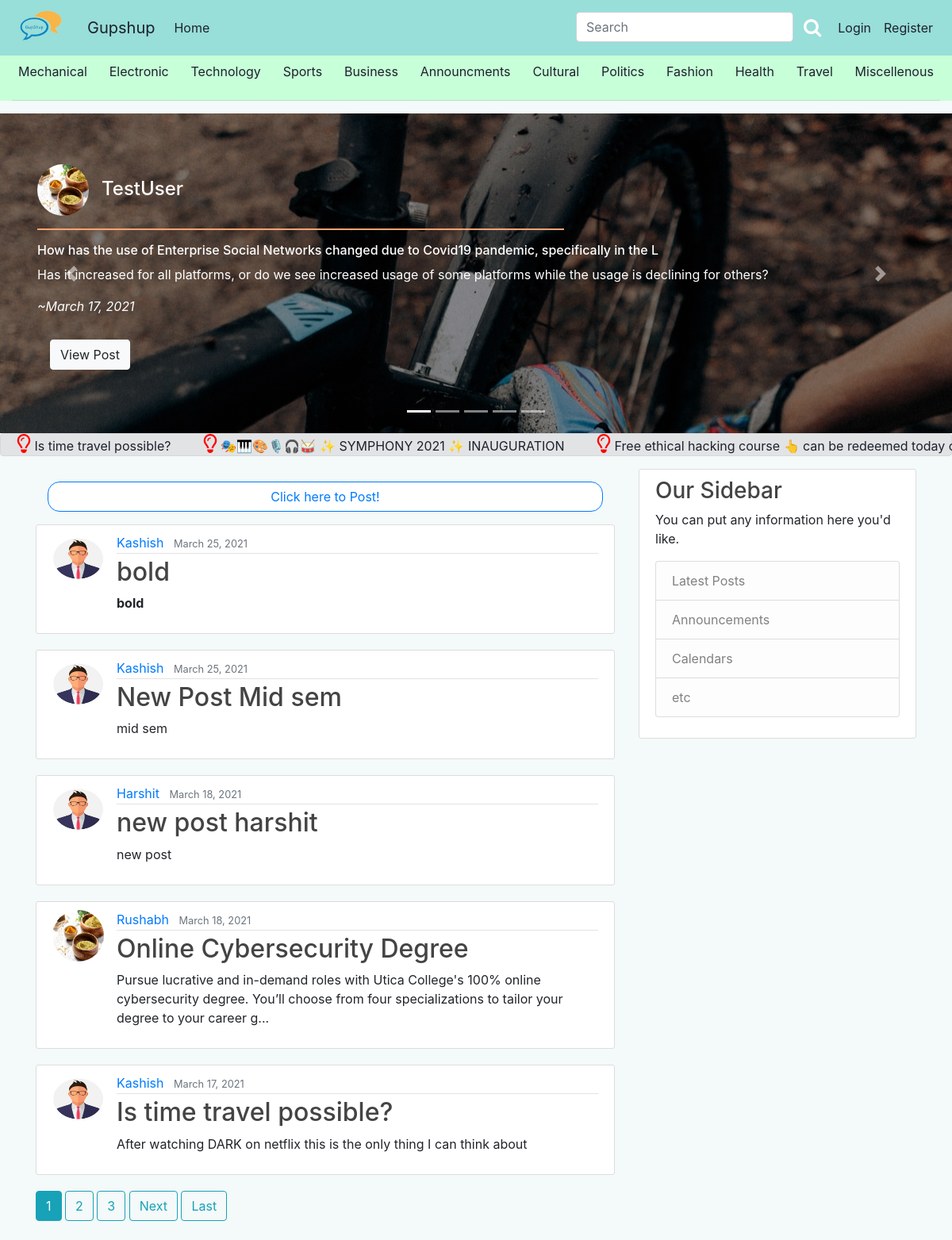
The app's page /, older data.
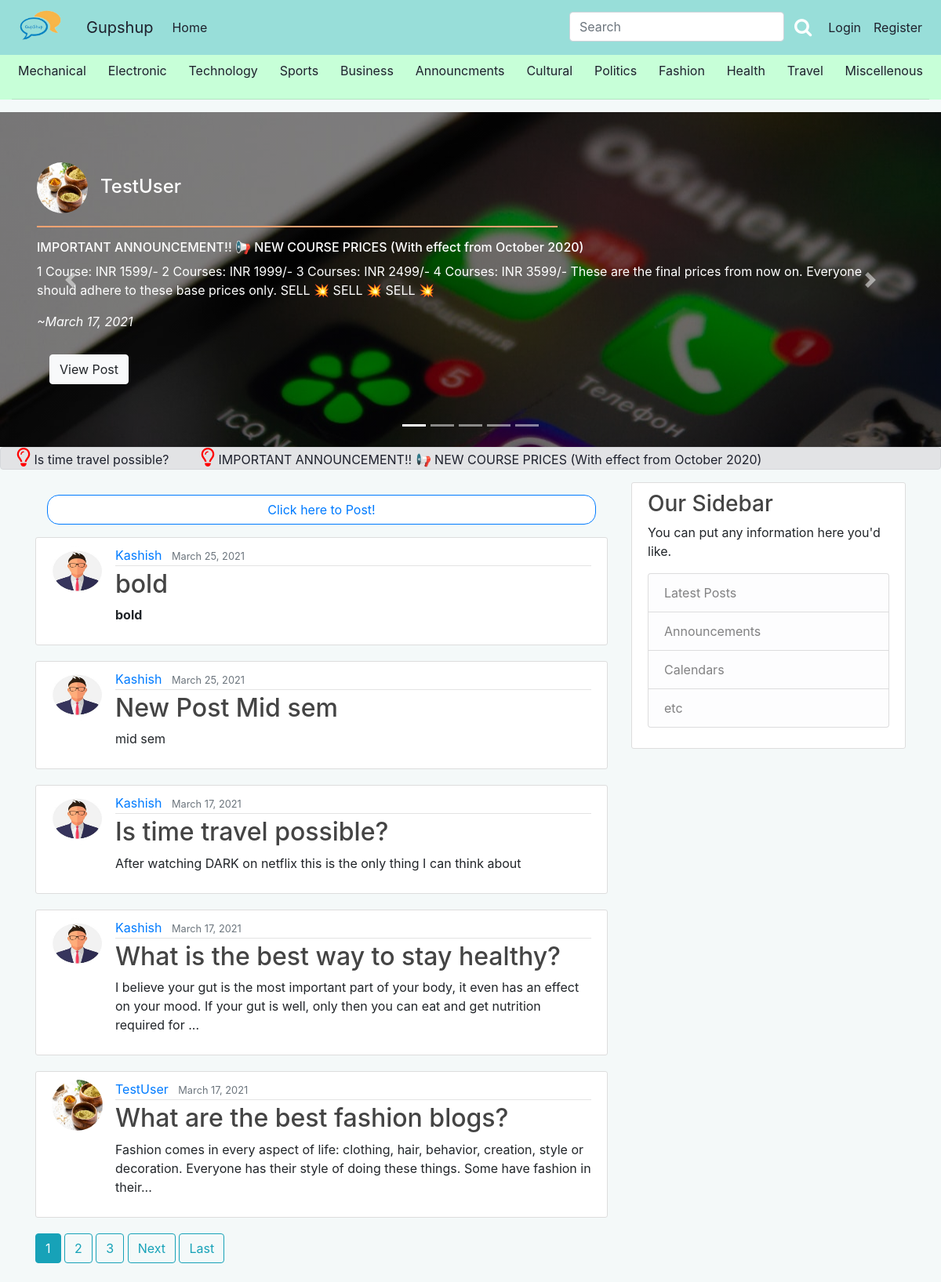
The same page, newer data.
### blog/models.py (models this page shows, shortened)
class Post(models.Model):
    title = models.CharField(max_length=100)
    content = models.TextField()
    date_posted = models.DateTimeField(default=timezone.now)
    author = models.ForeignKey(User, on_delete=models.CASCADE)
    category = models.CharField(
        max_length=20,
        choices=Category_choices,
        default='Miscellenous'
    )
    upvote = models.ManyToManyField(User, related_name='upvote')
    downvote = models.ManyToManyField(User, related_name='downvote')
    bookmark = models.ManyToManyField(User, related_name='bookmark')

### users/models.py (models this page shows, shortened)
class Profile(models.Model):
	user = models.OneToOneField(User, on_delete=models.CASCADE)
	image = models.ImageField(default='default.jpg',upload_to='profile_pics')

### blog/views.py (the view)
# urls.py: path('', PostListView.as_view(), name='blog-home'),
class PostListView(ListView):
    model = Post
    template_name = 'blog/home.html'
    context_object_name = 'posts'
    ordering = ['-date_posted']
    paginate_by = 5
    def get_context_data(self, **kwargs):
        top3 = Post.objects.annotate(
            q_count=Count('upvote')).order_by('-q_count')[:5]
        context = super(PostListView, self).get_context_data(**kwargs)
        context['posts'] = Post.objects.all()
        context['tops'] = top3
        context['announcments'] = Post.objects.filter(category='Announcments')
        p = Paginator(Post.objects.select_related().all().order_by(
            '-date_posted'), self.paginate_by)
        context['posts'] = p.page(context['page_obj'].number)
        return context

### blog/templates/blog/home.html (shortened to what the changed rows need)
{% extends "blog/base.html" %}
{%block carousel%}
{% load crispy_forms_tags%}
{% load static %}
<div class="container-fluid px-0 ">
	<div id="carouselExampleIndicators" class="carousel slide" data-ride="carousel">
		<div class="carousel-inner mt-0 py-0">
		  <div class="carousel-item active">
			{% if tops.4.category == "Business"%}
		  <div class="jumbotron " style="background-image: linear-gradient(to bottom, rgba(0,0,0,0.4) 0%,rgba(0,0,0,0.4) 100%),url({%static 'blog/business_banner.jpg'%}); border-radius: 0; margin-bottom: 0px; ">
		{% elif  tops.4.category == "Electronic" %}
			<div class="jumbotron " style="background-image: linear-gradient(to bottom, rgba(0,0,0,0.4) 0%,rgba(0,0,0,0.4) 100%),url({%static 'blog/electronic_banner.jpg'%}); border-radius: 0; margin-bottom: 0px; ">
		{% elif  tops.4.category == "Mechanical" %}
			<div class="jumbotron " style="background-image: linear-gradient(to bottom, rgba(0,0,0,0.4) 0%,rgba(0,0,0,0.4) 100%),url({%static 'blog/machine_banner.jpg'%}); border-radius: 0; margin-bottom: 0px; ">
		{% elif  tops.4.category == "Sports" %}
			<div class="jumbotron " style="background-image: linear-gradient(to bottom, rgba(0,0,0,0.4) 0%,rgba(0,0,0,0.4) 100%),url({%static 'blog/sports_banner.jpg'%}); border-radius: 0; margin-bottom: 0px; ">
		{% elif  tops.4.category == "Technology" %}
			<div class="jumbotron " style="background-image: linear-gradient(to bottom, rgba(0,0,0,0.4) 0%,rgba(0,0,0,0.4) 100%),url({%static 'blog/tech_banner.jpg'%}); border-radius: 0; margin-bottom: 0px; ">
		{% else %}
			<div class="jumbotron " style="background-image: linear-gradient(to bottom, rgba(0,0,0,0.4) 0%,rgba(0,0,0,0.4) 100%),url({%static 'blog/misc_banner.jpg'%}); border-radius: 0; margin-bottom: 0px; ">
		{% endif %}
      	<div class="container py-0 mb-0">
				<strong><h4 style="color: #FFFF;"><img class="rounded-circle article-img "src = {{tops.0.author.profile.image.url}}>{{tops.0.author}}</h4></strong>
				<h6 class="mb-2" style="color: white;"><hr style=" border-top: 2px solid #ffa372; width: 60%; margin-left: 0px; ;"/>
					{{tops.0.title}}</h6>
				<p  style="color: #FFF;">{{tops.0.content| safe}}</p>
				<i style="color: #FFF;">~{{tops.0.date_posted|date:"F d, Y"}}</i>
		  <p class="lead px-3">
			  <br>
		    <a class="btn btn-light " href="{% url 'post-detail' tops.0.id %}" role="button">View Post</a>
		  </p>
	  </div>
    </div>
    </div>
</div>
	  </div>
</div>
<div class="container-fluid px-0 mx-0 my-0 py-0 mb-3">
	<div class="alert alert-secondary my-0 py-0 " role="alert">
  <marquee  class="my-0 py-0"><p class="my-0 py-0" style="font-family: Impact; font-size: 15pt ">
  <div  style="white-space: nowrap">
  {% for post in announcments|slice:"::-1"%}
  	<i class="fa fa-lightbulb-o" style="font-size:24px; color:red;"></i>
			    <span ><a href="{% url 'post-detail' post.id %}" style="color: #1e212d; text-decoration: none" >{{ post.title }}&nbsp;&nbsp;&nbsp;&nbsp;&nbsp;&nbsp;&nbsp;&nbsp; </a>  </span>
	{%endfor%}
	</div>
	</marquee>
	</div>
</div>
	{% endblock %}
{% block content %}
		<div class="container-fluid my-3 ">
			<a type="button" class="btn btn-outline-primary container-fluid home_newpost" href="{% url 'post-create' %}" style="border-radius: 15px; background-color: white;">Click here to Post!</a>
		</div>
	{% for post in posts|slice:"{{ page_obj.paginator.count }}-1::-1"%}
		<article class="media content-section">
			<img class="rounded-circle article-img "src = {{post.author.profile.image.url}}>
		    <div class="media-body">
			    <div class="article-metadata">
			      <a class="mr-2" href="{% url 'user-posts' post.author.username %}">{{ post.author }}</a>
			      <small class="text-muted">{{ post.date_posted|date:"F d, Y" }}</small>
			    </div>
			    <h2><a class="article-title" href="{% url 'post-detail' post.id %}">{{ post.title }}</a></h2>
				{% if post.content|length > 170%}
			    <p class="article-content">{{ post.content|slice:":170"| safe }}...</p>
				{% else %}
				 <p class="article-content">{{ post.content|slice:":170"| safe }}</p>
				{% endif %}
			</div>
		</article>
	{%endfor%}
	{% if is_paginated%}
		{% for num in page_obj.paginator.page_range %}
			{% if page_obj.number == num %}
				<a class="btn btn-info mb-4" href="?page={{ num }}">{{ num }}</a>
			{% elif num > page_obj.number|add:'-3' and num < page_obj.number|add:'3'%}
				<a class="btn btn-outline-info mb-4" href="?page={{ num }}">{{ num }}</a>
			{% endif %}
		{% endfor %}
		{% if page_obj.has_next %}
			<a class="btn btn-outline-info mb-4" href="?page={{ page_obj.next_page_number }}">Next</a>
			<a class="btn btn-outline-info mb-4" href="?page={{ page_obj.paginator.num_pages }}">Last</a>
		{% endif %}
	{% endif %}
{% endblock content %}

Row changes from the older to the newer data that the page shows:
no longer on this page (row unchanged): Post: author.image (placeholder picture), author.username "TestUser", title "How has the use of Enterprise Social Networks changed due to Covid19 pandemic, specifically in the L", content "Has it increased for all platforms, or do we see increased usage of some platforms while the usage is declining for others?", date_posted "March 17, 2021"
removed Post: title "🎭🎹🎨🎙🎧🥁 ✨ SYMPHONY 2021 ✨ INAUGURATION", shown under "TestUser"
removed Post: title "Free ethical hacking course 👆 can be redeemed today…", shown under "TestUser"
removed Post: author.profile.image (placeholder picture), author "Harshit", date_posted "March 18, 2021", title "new post harshit", content "new post"
removed Post: author.profile.image (placeholder picture), author "Rushabh", date_posted "March 18, 2021", title "Online Cybersecurity Degree", content "Pursue lucrative and in-demand roles with Utica College's 100% online cybersecurity degree. You’ll choose from four specializations to tailor your degree to your career g"
now on this page (row unchanged): Post: author.image (placeholder picture), author.username "TestUser", title "IMPORTANT ANNOUNCEMENT!! 📢 NEW COURSE PRICES (With effect from October 2020)", content "1 Course: INR 1599/- 2 Courses: INR 1999/- 3 Courses: INR 2499/- 4 Courses: INR 3599/- These are the final prices from now on. Everyone should adhere to these base prices only. SELL 💥 SELL 💥 SELL 💥", date_posted "March 17, 2021"
now on this page (row unchanged): Post: author.profile.image (placeholder picture), author "Kashish", date_posted "March 17, 2021", title "What is the best way to stay healthy?", content "I believe your gut is the most important part of your body, it even has an effect on your mood. If your gut is well, only then you can eat and get nutrition required for"
now on this page (row unchanged): Post: author.profile.image (placeholder picture), author "TestUser", date_posted "March 17, 2021", title "What are the best fashion blogs?", content "Fashion comes in every aspect of life: clothing, hair, behavior, creation, style or decoration. Everyone has their style of doing these things. Some have fashion in their"
